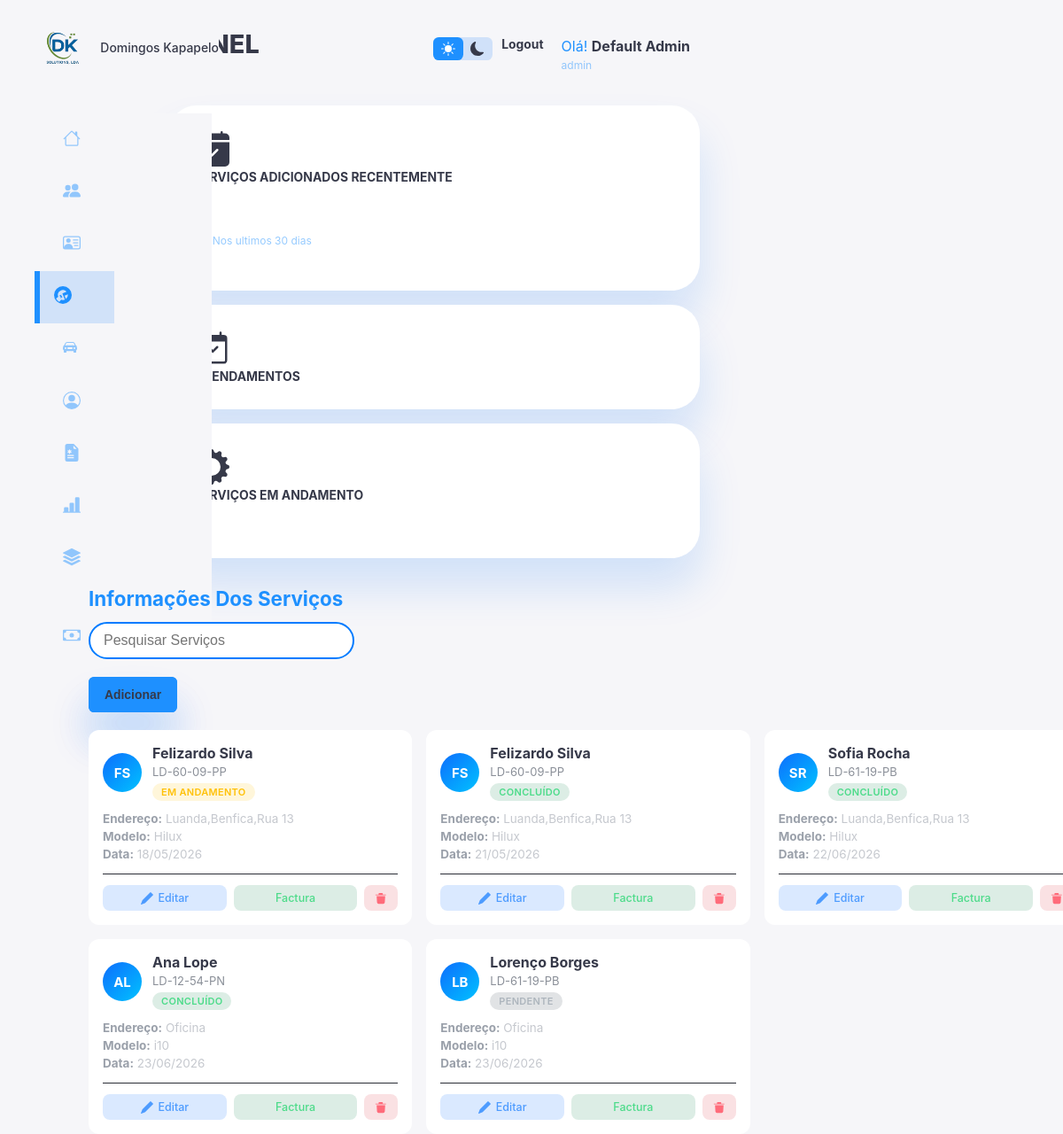
The app's page /Admistrador/servicos.php (signed in), older data.
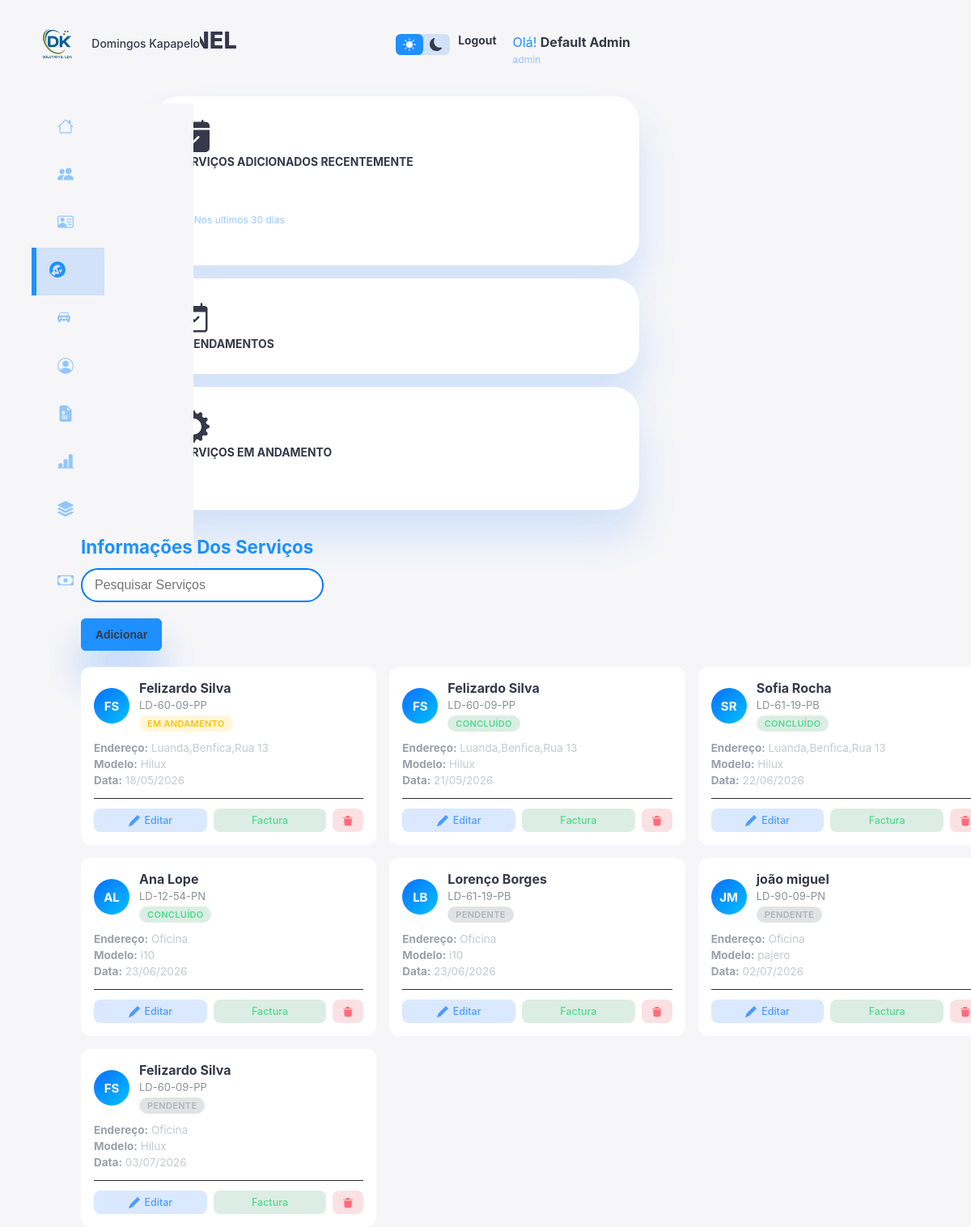
The same page, newer data.
### tables this page shows
CREATE TABLE `servicos` (
  `id` int(11) NOT NULL,
  `placa_carro` varchar(50) DEFAULT NULL,
  `nome_cliente` varchar(100) DEFAULT NULL,
  `modelo_carro` varchar(100) DEFAULT NULL,
  `endereco` text DEFAULT NULL,
  `obs` text DEFAULT NULL,
  `total` decimal(10,2) DEFAULT NULL,
  `data_registo` timestamp NOT NULL DEFAULT current_timestamp(),
  `id_mecanico` int(11) DEFAULT NULL,
  `data` datetime DEFAULT current_timestamp(),
  `status` enum('concluido','pendente','andamento','cancelado') NOT NULL DEFAULT 'pendente',
  `id_cliente` int(11) DEFAULT NULL,
  `deslocacao` decimal(10,2) NOT NULL DEFAULT 0.00,
  `cobranca` decimal(10,2) DEFAULT NULL,
  `descricao_servico` varchar(255) NOT NULL
);

### Admistrador/permissoes.php (called while the page is built, shortened)
<?php
function temAcessoPagina($pagina) {
    if ($_SESSION['nivel'] === 'admin') {
        return true;
    }
    return false;
}

### Admistrador/models/servico_model.php (called while the page is built, shortened)
<?php
include_once('./configuracao/conexao.php');
require_once "./funcoes/elimina.php";
$pesquisa = isset($_GET['pesquisar'])
? trim($_GET['pesquisar'])
: '';
if($pesquisa == ''){
    $sql = "SELECT * FROM servicos";
    $stmt = $conn->prepare($sql);
}
$stmt->execute();
$result = $stmt->get_result();
?>

### Admistrador/servicos.php (the view, shortened to what this page needs)
<?php
        include_once('./configuracao/conexao.php');
        include_once("./models/servico_model.php");
?>
<!DOCTYPE html>
<html lang="pt">
 <head>
    <link rel="stylesheet" href="../views/css/servicos.css?v=1.0">
  </head>
   <body>
    <div class="container">
         <?php include_once('sidebar.php');?>
    <main>
                <h1 class="cina">PAINEL </h1>
                 <div class="insights">
                    <div class="sales" onclick="window.location.href='servicos.php?filtro=recentes';" style="cursor: pointer;">
    <span>
    </span>
    <div class="midlle">
        <h3>SERVIÇOS ADICIONADOS RECENTEMENTE</h3>
        <?php
        $sql_servicos_recentes = "SELECT COUNT(*) AS total FROM servicos WHERE data_registo >= DATE_SUB(NOW(), INTERVAL 30 DAY)";
        $result_servicos_recentes = mysqli_query($conn, $sql_servicos_recentes);
        $row_servicos_recentes = mysqli_fetch_assoc($result_servicos_recentes);
        $total_servicos_recentes = $row_servicos_recentes['total'];
        ?>
        <p class="numero-dashboard"><h1><?= $total_servicos_recentes ?></h1></p>
    </div>
    <small class="text-muted">
        Nos ultimos 30 dias
    </small>
</div>
<div class="sales" onclick="window.location.href='agendamentos.php';" style="cursor: pointer;">
    <span>
    </span>
    <div class="midlle">
        <h3>AGENDAMENTOS</h3>
    </div>
</div>
<div class="sales" onclick="window.location.href='servicos.php?status=andamento';" style="cursor: pointer;">
    <span>
    </span>
    <div class="midlle">
        <h3>SERVIÇOS EM ANDAMENTO</h3>
        <?php
        $sql_servicos_andamento = "SELECT COUNT(*) AS total FROM servicos WHERE status = 'andamento'";
        $result_servicos_andamento = mysqli_query($conn, $sql_servicos_andamento);
        $row_servicos_andamento = mysqli_fetch_assoc($result_servicos_andamento);
        $total_servicos_andamento = $row_servicos_andamento['total'];
        ?>
        <p class="numero-dashboard"><h1><?= $total_servicos_andamento ?></h1></p>
    </div>
</div>
                 </div>
            <div class="Recent-Order">
                <h2>Informações Dos Serviços</h2>
                     <input
    type="text"
    name="pesquisar"
    id="inputPesquisaServicos"
    class="searchInput"
    placeholder="Pesquisar Serviços"
    maxlength="50"
/>
                 <div class="btn-add">
                    <a href="registar_servicos.php">
                        <button class="btn-add">
                           <h3>Adicionar</h3>
                        </button>
                    </a>
                </div>
<div class="servicos-grid">
<?php
if ($result->num_rows > 0) {
    while ($row = $result->fetch_assoc()) {
        $partes = explode(' ', trim($row['nome_cliente']));
        $iniciais = strtoupper(substr($partes[0], 0, 1) . (isset($partes[1]) ? substr($partes[1], 0, 1) : ''));
        $status = $row['status'];
        switch ($status) {
            case 'andamento':
                $status_classe = 'status-andamento';
                $status_texto = 'Em Andamento';
                break;
            case 'concluido':
                $status_classe = 'status-concluido';
                $status_texto = 'Concluído';
                break;
            default:
                $status_classe = 'status-pendente';
                $status_texto = 'Pendente';
                break;
        }
        $data_formatada = date('d/m/Y', strtotime($row['data_registo']));
        echo "<div class='servico-card'>";
        echo "<div class='servico-header'>";
        echo "<div class='avatar'>{$iniciais}</div>";
        echo "<div class='servico-info'>";
        echo "<h4>" . htmlspecialchars($row['nome_cliente']) . "</h4>";
        echo "<span class='placa'>" . htmlspecialchars($row['placa_carro']) . "</span><br>";
        echo "<span class='status-badge {$status_classe}'>{$status_texto}</span>";
        echo "</div></div>";
        echo "<div class='servico-detalhes'>";
        echo "<p><strong>Endereço:</strong> " . htmlspecialchars($row['endereco']) . "</p>";
        echo "<p><strong>Modelo:</strong> " . htmlspecialchars($row['modelo_carro']) . "</p>";
        echo "<p><strong>Data:</strong> {$data_formatada}</p>";
        echo "</div>";
        echo "<div class='servico-acoes'>";
        echo "<a class='btn-acao btn-editar' href='editar_servico.php?id=" . $row['id'] . "'>
                <svg xmlns='http://www.w3.org/2000/svg' width='14' height='14' fill='currentColor' viewBox='0 0 16 16'>
                    <path d='M12.146.146a.5.5 0 0 1 .708 0l3 3a.5.5 0 0 1 0 .708l-10 10a.5.5 0 0 1-.168.11l-5 2a.5.5 0 0 1-.65-.65l2-5a.5.5 0 0 1 .11-.168z'/>
                </svg> Editar
              </a>";
        echo "<a class='btn-acao btn-factura' href='factura.php?id=" . $row['id'] . "' target='_blank'>
                Factura
              </a>";
        if ($_SESSION['nivel'] === 'admin') {
            echo "<a class='btn-acao btn-deletar' href='models/eliminar_servico.php?id=" . $row['id'] . "' onclick=\"return confirm('Tem certeza que deseja deletar?')\">
                    <svg xmlns='http://www.w3.org/2000/svg' width='14' height='14' fill='currentColor' viewBox='0 0 16 16'>
                        <path d='M6.5 1h3a1 1 0 0 1 1 1V3h4v1H1V3h4V2a1 1 0 0 1 1-1z'/>
                        <path d='M2.5 5h11l-.5 8.5A2 2 0 0 1 11 15H5a2 2 0 0 1-2-1.5L2.5 5z'/>
                    </svg>
                  </a>";
        }
        echo "</div>";
        echo "</div>";
    }
} else {
    if ($pesquisa != '') {
        echo "<p class='sem-resultado'>Nenhum registro encontrado</p>";
    }
}
?>
</div>
            </div>
              </main>
               <div class="right">
                <div class="top">
                    <div class="theme-toggler">
                    <span class="material-icons active">
                     </span>
                        <span class="material-icons ">
                         </span>
                    </div>
                    <div class="profile">
                        <a href="../logout.php">
                          <h3>Logout</h3>
                       </a>
                     </div>
                        <div class="info">
                            <p>Olá!
                                 <b>
                                    <?php echo htmlspecialchars($_SESSION['usuario_nome']); ?>
                                 </b>
                             </p>
                             <small class="text-muted">admin</small>
                        </div>
                     </div>
                </div>
        </div>
 </body>
</html>

### Admistrador/sidebar.php (shortened to what this page needs)
<?php
    include_once("permissoes.php");
$paginaAtual = basename($_SERVER['PHP_SELF']);
?>
<!DOCTYPE html>
<html lang="pt">
<head>
    <link rel="stylesheet" href="../views/css/sidebar.css?v=2.0">
</head>
<body>
    <div class="container">
        <aside>
            <div class="top">
                <div class="logo">
                    <img src="../views/img/WhatsApp_Image_2026-02-27_at_12.49.27.1.png" width="63px" alt="">
                    <h3>Domingos Kapapelo</h3>
                </div>
            </div>
            <nav class="nav-container">
                <div class="sidebar ul">
                    <?php if (temAcessoPagina('inicio_admin.php')): ?>
                    <a href="inicio_admin.php"  class="<?= ($paginaAtual == 'inicio_admin.php') ? 'active' : '' ?>">
                        <span>
                        </span>
                    </a>
                    <?php endif; ?>
                  <?php if (temAcessoPagina('stok.php')): ?>
                <a href="funcionarios.php" class="<?= ($paginaAtual == 'funcionarios.php') ? 'active' : '' ?>">
                    <span>
                                    </span>
                                    </a>
                <?php endif; ?>
                    <?php if (temAcessoPagina('clientes.php')): ?>
<a href="clientes.php?i@misou38276@dshjkkk2dshs545h%%hdfldnmklpkyhdjhbdhn@kjkkkjnncj47hsdjjghdfn%mnbnhdf7,mnkncihio@knkl.-çkknlenojo89u36484hrf9v&jkfidf@jklsdf" class="<?= ($paginaAtual == 'clientes.php') ? 'active' : '' ?>">
    <span>
        </span>
    </a>
<?php endif; ?>
<?php if (temAcessoPagina('servicos.php')): ?>
<a href="servicos.php"  class="<?= ($paginaAtual == 'servicos.php') ? 'active' : '' ?>" >
  <span>
  </span>
    </a>
<?php endif; ?>
<?php if (temAcessoPagina('carros.php')): ?>
<a href="carros.php"  class="<?= ($paginaAtual == 'carros.php') ? 'active' : '' ?>">
    <span>
        </span>
    </a>
<?php endif; ?>
<?php if (temAcessoPagina('stok.php')): ?>
<a href="contas.php" class="<?= ($paginaAtual == 'contas.php') ? 'active' : '' ?>">
    <span>
    </span>
</a>
<?php endif; ?>
<?php if (temAcessoPagina('contratos.php')): ?>
<a href="contratos.php" class="<?= ($paginaAtual == 'contratos.php') ? 'active' : '' ?>"  >
    <span>
        </span>
    </a>
<?php endif; ?>
<?php if (temAcessoPagina('stok.php')): ?>
<a href="estatistica.php" class="<?= ($paginaAtual == 'estatistica.php') ? 'active' : '' ?>">
    <span>
        <svg xmlns="http://www.w3.org/2000/svg" width="20" height="20" fill="currentColor"
            class="bi bi-bar-chart-line-fill" viewBox="0 0 16 16">
            <path
                d="M11 2a1 1 0 0 1 1-1h2a1 1 0 0 1 1 1v12h.5a.5.5 0 0 1 0 1H.5a.5.5 0 0 1 0-1H1v-3a1 1 0 0 1 1-1h2a1 1 0 0 1 1 1v3h1V7a1 1 0 0 1 1-1h2a1 1 0 0 1 1 1v7h1z" />
        </svg>
    </span>
</a>
<?php endif; ?>
<?php if (temAcessoPagina('stok.php')): ?>
<a href="stok.php?isou38276@dshjkkk2dshs545h%%hdfldnmklpkyhdjhbdhn@kjkkkjnncj47hsdjjghdfn%mnbnhdf7,mnkncihio@knkl.-çkknlenojo89u36484hrf9v&jkfidf@jklsdf"  class="<?= ($paginaAtual == 'stok.php') ? 'active' : '' ?>" >
    <span>
        </span>
    </a>
<?php endif; ?>
<?php if (temAcessoPagina('stok.php')): ?>
<a href="saldo.php" class="<?= ($paginaAtual == 'saldo.php') ? 'active' : '' ?>">
    <span>
    </span>
</a>
<?php endif; ?>
                </div>
            </nav>
        </aside>

### views/css/sidebar.css (style rules this page uses)
:root { --cor-branca: #202528; --cor-azul: #1e90ff; --color-primary: #1e90ff ; --color-danger: #ff7782; --color-success: #41f1b6; --color-warning: #ffbb55; --color-white: #fff; --color-info-dark: #1e8fff77 ; --color-info-light: #dce; --color-dark: #363949; --color-light: rgba(11, 114, 248, 0.158); --color-primary-variant: #1e90ff; --color-dark-variant: #1e90ff; --color-background: #f6f6f9; --bg: #0f0f0f; --surface: #fff; --surface2: #1e90ff; --accent: #1e90ff; --accent2: #1e90ff; --text: #f0ede8; --muted: #888; --bot-bubble: #1e90ff; --user-bubble: #98c2ec; --user-text: #fff; --input-back:#fff; --radius: 16px; --tempo-animacao: 0.8s; --tamanho-par: 40px; --tamanho-bola: 15px; --distancia-troca: 20px; --altura-subida: -50px; --card-border-radius: 2rem; --card-border-radius-1: 0.4rem; --card-border-radius-2: 0.8rem; --card-border-radius-3: 1.2rem; --card-padding: 1.8rem; --padding-2: 1.2rem; --box-shadow: 0 2rem 3rem var(--color-light); }
* { margin: 0; padding: 0; outline: 0; appearance: none; border: 0; text-decoration: none; list-style: none; box-sizing: border-box; }
html { font-size: 16px; }
body { width: 100vw; height: 100vh; font-family: 'Inter', sans-serif; background: var(--color-background); user-select: none; overflow-x: hidden ; color: var(--color-dark); transition: opacity 1s ease; }
.container { display: grid; width: 96%; margin: 0 auto; gap: 1.8rem; grid-template-columns: 14rem auto 23rem; }
a { color: var(--color-dark); }
h1 { font-weight: 800; font-size: 1.8rem; }
h2 { font-size: 1.4rem; }
h3 { font-size: 0.87rem; }
h4 { font-size: 0.8rem; }
small { font-size: 0.75rem; }
.text-muted { color: var(--color-info-dark); }
p { color: var(--color-dark-variant); }
b { color: var(--color-dark); }
aside { height: 100vh; }
aside .top { background: var(--color-background); display: flex; align-items: center; justify-content: space-between; margin-top: 1.4rem; position: fixed; }
aside .logo { display: flex; gap: 0.8rem; }
aside .logo { display: flex; align-items: center; gap: 10px; }
aside .logo img { width: 4rem; height: 4rem; border-radius: 50%; }
aside .sidebar { background: var(--color-white); display: flex; flex-direction: column; height: 78vh; position: fixed; top: 3rem; margin-top: 80px; width: 200px; }
aside h3 { font-weight: 500; }
aside .sidebar a { display: flex; color: var(--color-info-dark); margin-left: 2rem; gap: 1rem; align-items: center; position: relative; height: 3.7rem; transition: all 300ms ease; }
aside .sidebar a span { transition: all 300ms ease; }
aside .sidebar a.active { background: var(--color-light); color: var(--color-primary); margin-left: 0; }
aside .sidebar a.active:before { content: ""; width: 6px; height: 100%; background: var(--color-primary); }
aside .sidebar a.active span { color: var(--color-primary); margin-left: calc(1rem-3px); }
@media screen and (max-width: 1200px) { .container { width: 94%; grid-template-columns: 7rem auto 23rem; } }
@media screen and (max-width: 1200px) { aside .sidebar a { width: 5.6rem ; } }
@media screen and (max-width: 1200px) { aside .sidebar { background: var(--color-background); } }
@media screen and (max-width: 1200px) { aside .sidebar a:last-child { position: relative; margin-top: 1.8rem; } }
@media screen and (max-width: 1200px) { main .insights { grid-template-columns: 1fr; gap: 0; } }
@media screen and (max-width: 1200px) { main .insights > div { width: 600px; } }
@media screen and (max-width: 1200px) { main .Recent-Order { width: 94%; position: absolute; left:100px; transform: translateX(- 50%); margin: 2rem 0 0 8.rem; } }

Row changes from the older to the newer data that the page shows:
added servicos: nome_cliente "JM", nome_cliente "joão miguel", placa_carro "LD-90-09-PN", status "PENDENTE", endereco "Oficina", modelo_carro "pajero", data_registo "02/07/2026"
added servicos: nome_cliente "FS", nome_cliente "Felizardo Silva", placa_carro "LD-60-09-PP", status "PENDENTE", endereco "Oficina", modelo_carro "Hilux", data_registo "03/07/2026"
